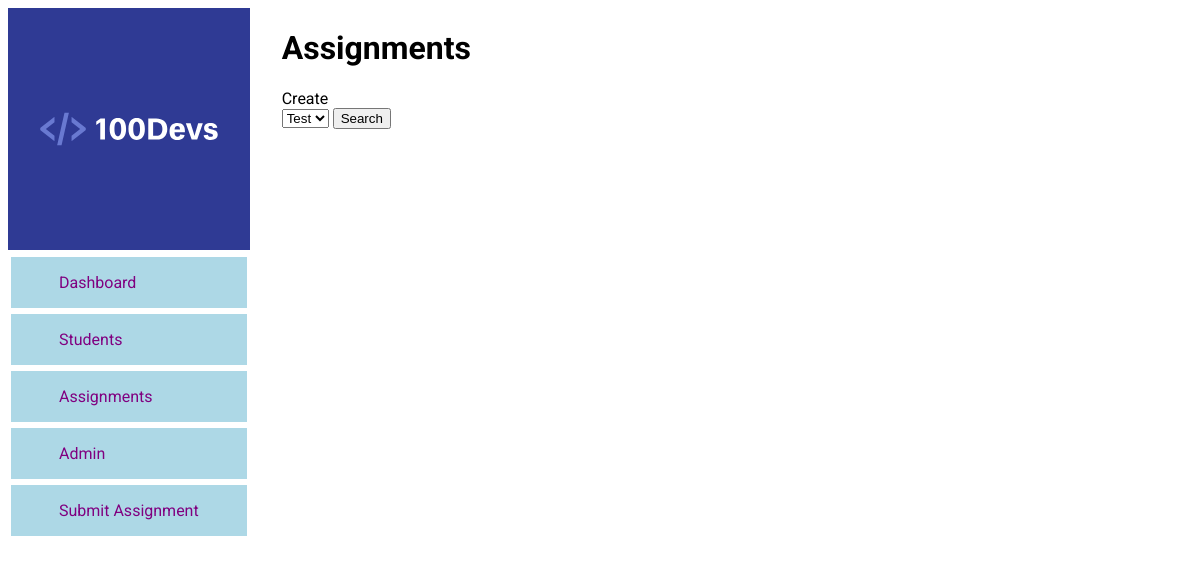
The page /assignments/ on the database as committed earlier.
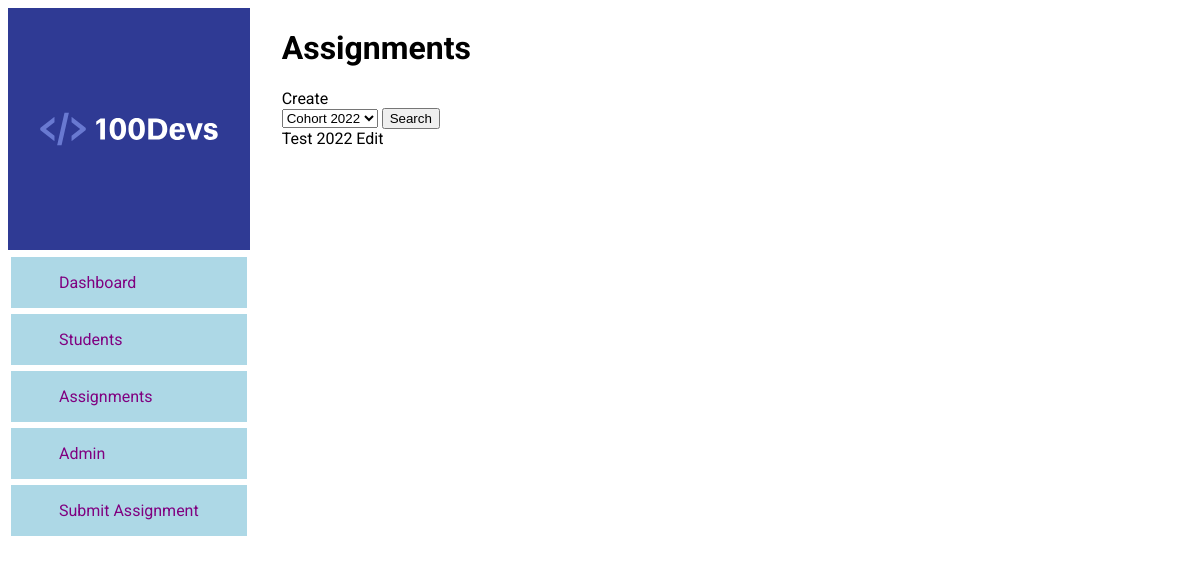
The same page on the database as committed later.
### main/models.py (models this page shows, shortened)
class Assignment(models.Model):
    name = models.CharField(max_length=200)
    description = models.TextField(blank=True, null=True)
    class_num = models.CharField(max_length=100) #character just in case
    link_description = models.TextField()
    cohort = models.ForeignKey(Cohort, on_delete=models.SET_NULL, null=True, default=get_current_cohort)

### main/views.py (the view)
# urls.py: path('assignments/', views.assignments, name="assignments"),
def assignments(request):
    cohort_id = request.GET.get('cohort_id')
    cohorts = Cohort.objects.all()
    if cohort_id:
        assignments = Assignment.objects.filter(cohort = cohort_id)
        selected_cohort = cohort_id
    else:
        selected_cohort = General.objects.get(id=1).current_cohort
        assignments = Assignment.objects.filter(cohort = selected_cohort)
    context = {
        "assignments": assignments,
        "cohorts": cohorts,
        "selected_cohort": selected_cohort
    }
    return render(request, 'assignments.html', context)

### main/templates/assignments.html
{% extends 'main.html' %}
{% block content %}
<h1>Assignments</h1>
<a href="{% url 'assignment-create' %}">Create</a>
<form action="{% url 'assignments' %}" method="GET">
    <select name="cohort_id">
        {% for cohort in cohorts %}
            <option value="{{cohort.id}}" {% if cohort.id == selected_cohort.id %} selected {% endif %}>{{cohort.name}}</option>
        {% endfor %}
    </select>
    <button>Search</button>
</form>
<ul>
    {% for assignment in assignments %}
    <li>{{assignment.name}} <a href="{% url 'assignment-edit' assignment.id %}">Edit</a></li>
    {% endfor %}
</ul>
{% endblock content %}

Rows that differ between the two databases and show on the page:
added Assignment: name "Test 2022"
Other text that changed with them:
form field cohort_id: "Test" → "Cohort 2022"
